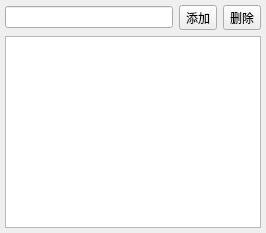
  <widget class="QDockWidget" name="groupDwid">
   <property name="windowTitle">
    <string>车辆群组</string>
   </property>
   <attribute name="dockWidgetArea">
    <number>1</number>
   </attribute>
   <widget class="QWidget" name="dockWidgetContents_3">
    <layout class="QVBoxLayout" name="verticalLayout_4">
     <property name="leftMargin">
      <number>5</number>
     </property>
     <property name="topMargin">
      <number>5</number>
     </property>
     <property name="rightMargin">
      <number>5</number>
     </property>
     <property name="bottomMargin">
      <number>5</number>
     </property>
     <item>
      <layout class="QHBoxLayout" name="horizontalLayout_2">
       <item>
        <widget class="QLineEdit" name="lineEdit"/>
       </item>
       <item>
        <widget class="QToolButton" name="toolButton_7">
         <property name="text">
          <string>添加</string>
         </property>
         <property name="icon">
          <iconset resource="SunnyTcsSupervisoryV3.qrc">
           <normaloff>:/resource/res/image/add.png</normaloff>:/resource/res/image/add.png</iconset>
         </property>
        </widget>
       </item>
       <item>
        <widget class="QToolButton" name="toolButton_8">
         <property name="text">
          <string>删除</string>
         </property>
         <property name="icon">
          <iconset resource="SunnyTcsSupervisoryV3.qrc">
           <normaloff>:/resource/res/image/delete.png</normaloff>:/resource/res/image/delete.png</iconset>
         </property>
        </widget>
       </item>
      </layout>
     </item>
     <item>
      <widget class="QListWidget" name="listWidget"/>
     </item>
    </layout>
   </widget>
  </widget>
